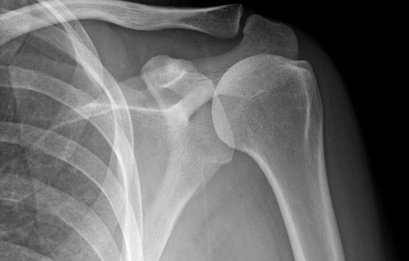
#> input picture TieuLuan_1/img/x-quang.jpg, 409 x 261 px, shrunk from 1116 x 711 before the run, found by its file name
$ jupyter execute --allow-errors tieuLuan_1.ipynb
#> lines starting #> are read from the running program, lines starting #| are printed output that depends on the picture
[cell 1]
import cv2
import matplotlib.pyplot as plt
import numpy as np

## 1.Các phép biến đổi cường độ sáng (Intensity Transformation)

## 1.1 Negative Image (Ảnh âm)

[cell 2]
# Đọc ảnh
img1_1 = cv2.imread("D:\\IUH\\NAM_BA\\HK1\\XU_LY_ANH\\TieuLuan\\img\\x-quang.jpg")
#> img1_1 is the input picture: shape (261, 409, 3); min 0, max 255, mean 105.3

img1_1_rgb = cv2.cvtColor(img1_1, cv2.COLOR_BGR2RGB)

# Tạo ảnh âm
negative_img1_1 = 255 - img1_1

# Hiển thị
plt.figure(figsize=(10,5))
plt.subplot(1,2,1), plt.imshow(img1_1_rgb), plt.title("Ảnh gốc")
plt.subplot(1,2,2), plt.imshow(negative_img1_1, cmap='gray'), plt.title("Ảnh âm (Negative)")
plt.show()

## 1.2 Log Transformation (Biến đổi log)

[cell 3]
# Đọc ảnh
img1_2 = cv2.imread("D:\\IUH\\NAM_BA\\HK1\\XU_LY_ANH\\TieuLuan\\img\\vung-toi.jpg")
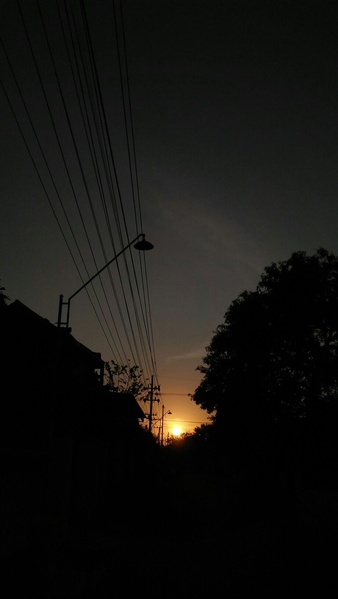
#> input picture TieuLuan_1/img/vung-toi.jpg, 338 x 599 px, shrunk from 920 x 1632 before the run, found by its file name
#> img1_2 is the input picture: shape (599, 338, 3); mean B, G, R 17.6, 20.4, 21.3
img1_2_rgb = cv2.cvtColor(img1_2, cv2.COLOR_BGR2RGB)

# Biến đổi log
c = 255 / np.log(1 + np.max(img1_2))
#> c = 45.99
log_img1_2 = c * (np.log(img1_2 + 1))
#> log_img1_2: shape (599, 338, 3) float16; 0.02% of the values are NaN or infinite; the others: min 0, max 255, mean 102.5
log_img1_2 = np.array(log_img1_2, dtype=np.uint8)

# Hiển thị
plt.figure(figsize=(10,5))
plt.subplot(1,2,1), plt.imshow(img1_2_rgb), plt.title("Ảnh gốc")
plt.subplot(1,2,2), plt.imshow(log_img1_2, cmap='gray'), plt.title("Log Transformation")
plt.show()
#> figure, not shown here; B, G, R data is drawn as R, G, B

## 1.3 Power-law (Gamma Correction)

[cell 4]
# Đọc ảnh
img1_3 = cv2.imread("D:\\IUH\\NAM_BA\\HK1\\XU_LY_ANH\\TieuLuan\\img\\anh-cun.jpg")
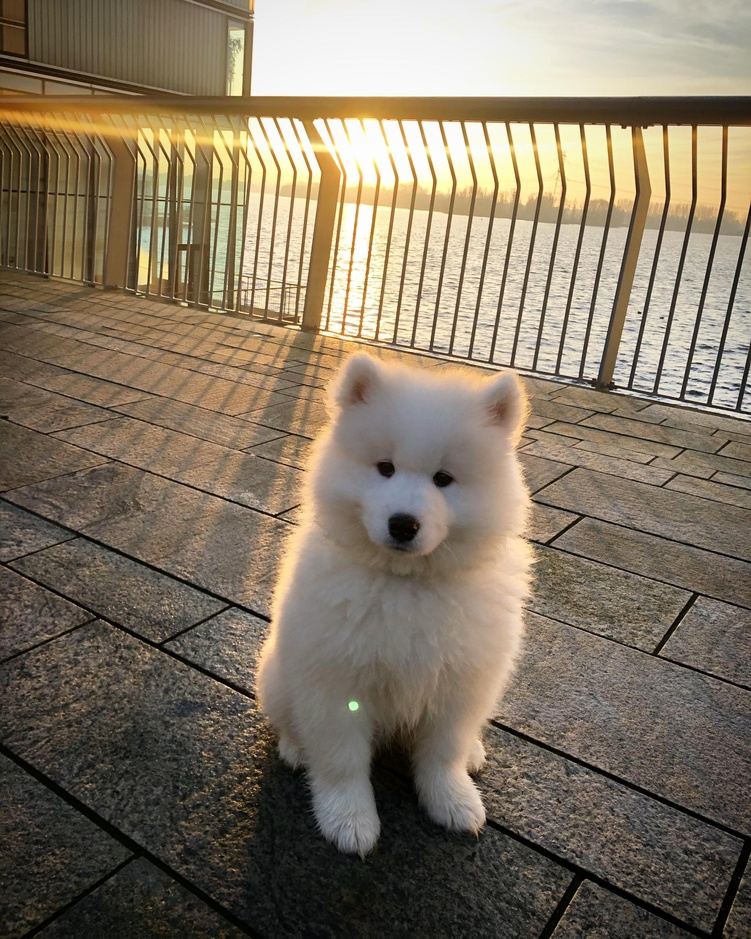
#> input picture TieuLuan_1/img/anh-cun.jpg, 751 x 939 px, shrunk from 2048 x 2560 before the run, found by its file name
#> img1_3 is the input picture: shape (939, 751, 3); mean B, G, R 100.5, 118.8, 130.9
img1_3_rgb = cv2.cvtColor(img1_3, cv2.COLOR_BGR2RGB)


# Gamma Correction
gamma = 0.5   # <1 làm ảnh sáng hơn, >1 làm ảnh tối hơn
gamma_corrected = np.array(255*(img1_3 / 255) ** gamma, dtype='uint8')

# Hiển thị ảnh và histogram trên cùng một figure
plt.figure(figsize=(12,8))

# Ảnh gốc
plt.subplot(2,2,1)
plt.imshow(img1_3_rgb)
plt.title("Ảnh gốc")
plt.axis('off')

# Histogram ảnh gốc
plt.subplot(2,2,2)
plt.hist(img1_3.ravel(), 256, [0, 256], color='blue')
plt.title("Histogram ảnh gốc")

# Ảnh sau Gamma Correction
plt.subplot(2,2,3)
plt.imshow(gamma_corrected, cmap='gray')
plt.title(f"Gamma Correction (γ={gamma})")
plt.axis('off')

# Histogram ảnh đã biến đổi
plt.subplot(2,2,4)
plt.hist(gamma_corrected.ravel(), 256, [0, 256], color='green')
plt.title("Histogram ảnh đã biến đổi")

plt.tight_layout()
plt.show()
#> figure, not shown here; B, G, R data is drawn as R, G, B; panel 2: tallest bar 15183 high, from x = 111 to 112; panel 4: tallest bar 30123 high, from x = 168 to 169

## 1.4 Piecewise-linear Transformation

[cell 5]
# Contrast Stretching
# Đọc ảnh
img1_4 = cv2.imread("D:\\IUH\\NAM_BA\\HK1\\XU_LY_ANH\\TieuLuan\\img\\cs.jpg")
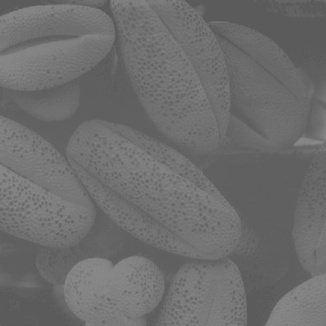
#> input picture TieuLuan_1/img/cs.jpg, 326 x 326 px, shrunk from 889 x 889 before the run, found by its file name
#> img1_4 is the input picture: shape (326, 326, 3); min 87, max 138, mean 109.1
# Chuyển ảnh sang RGB để hiển thị đúng màu
img1_4_rgb = cv2.cvtColor(img1_4, cv2.COLOR_BGR2RGB)

# Xác định min và max
r_min, r_max = np.min(img1_4), np.max(img1_4)
#> r_min = 87; r_max = 138

# Áp dụng Linear Stretching
stretched = ((img1_4 - r_min) / (r_max - r_min)) * 255
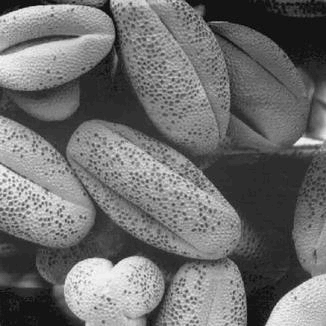
#> stretched: shape (326, 326, 3) float64; min 0, max 255, mean 110.4
stretched = stretched.astype(np.uint8)

# Hiển thị
plt.figure(figsize=(12,8))
plt.subplot(2,2,1)
plt.imshow(img1_4_rgb)
plt.title("Ảnh gốc")
plt.axis('off')
# biểu đồ histogram của ảnh gốc
plt.subplot(2,2,2)
plt.hist(img1_4.ravel(), 256, [0, 256])
plt.title("Histogram ảnh gốc")

plt.subplot(2,2,3)
plt.imshow(stretched, cmap='gray')
plt.title("Piecewise-linear (Contrast Stretching)")
plt.axis('off')
# biểu đồ histogram của ảnh đã biến đổi
plt.subplot(2,2,4)
plt.hist(stretched.ravel(), 256, [0, 256])
plt.title("Histogram ảnh đã biến đổi")
plt.show()
#> figure, not shown here; panel 2: tallest bar 23460 high, from x = 96 to 97; panel 4: tallest bar 23460 high, from x = 45 to 46

## 2.Cân bằng lược đồ mức xám (Histogram Equalization)

## 2.1 Cân bằng histogram toàn cục

[cell 6]
# Đọc ảnh màu
img2_1 = cv2.imread("D:\\IUH\\NAM_BA\\HK1\\XU_LY_ANH\\TieuLuan\\img\\anh-phoi.jpg")
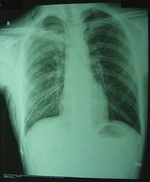
#> input picture TieuLuan_1/img/anh-phoi.jpg, 150 x 182 px, shrunk from 408 x 495 before the run, found by its file name
#> img2_1 is the input picture: shape (182, 150, 3); mean B, G, R 105, 124.9, 82
img2_1_rgb = cv2.cvtColor(img2_1, cv2.COLOR_BGR2RGB)

# Chuyển sang ảnh xám để cân bằng histogram
img_gray = cv2.cvtColor(img2_1, cv2.COLOR_BGR2GRAY)
equalized_img = cv2.equalizeHist(img_gray)
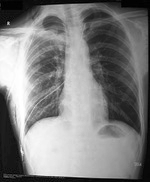
#> equalized_img: shape (182, 150); min 0, max 255, mean 128.3

# Hiển thị kết quả
plt.figure(figsize=(12,8))

plt.subplot(2,2,1)
plt.title("Ảnh gốc (màu)")
plt.imshow(img2_1_rgb)
plt.axis("off")

plt.subplot(2,2,2)
plt.hist(img2_1_rgb.ravel(), 256, [0, 256])
plt.title("Histogram ảnh gốc")

plt.subplot(2,2,3)
plt.title("Histogram Equalization (gray)")
plt.imshow(equalized_img, cmap="gray")
plt.axis("off")

plt.subplot(2,2,4)
plt.hist(equalized_img.ravel(), 256, [0, 256])
plt.title("Histogram Equalization (gray)")

plt.show()
#> figure, not shown here; panel 2: tallest bar 1125 high, from x = 22 to 23; panel 4: tallest bar 387 high, from x = 22 to 23

## 2.2 Adaptive Histogram Equalization (CLAHE)

[cell 7]
# Đọc ảnh màu
img2_2 = cv2.imread("D:\\IUH\\NAM_BA\\HK1\\XU_LY_ANH\\TieuLuan\\img\\anh-veTinh.jpg")
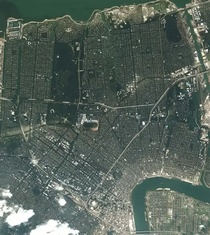
#> input picture TieuLuan_1/img/anh-veTinh.jpg, 210 x 235 px, shrunk from 572 x 640 before the run, found by its file name
#> img2_2 is the input picture: shape (235, 210, 3); mean B, G, R 91.5, 99.8, 87
img2_2_rgb = cv2.cvtColor(img2_2, cv2.COLOR_BGR2RGB)

# Chuyển sang ảnh xám để cân bằng histogram
img_gray = cv2.cvtColor(img2_2, cv2.COLOR_BGR2GRAY)
#> img_gray: shape (235, 210)
# CLAHE
clahe = cv2.createCLAHE(clipLimit=2.0, tileGridSize=(8,8))
clahe_img = clahe.apply(img_gray)
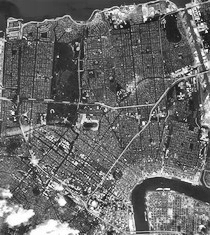
#> clahe_img: shape (235, 210); min 14, max 255, mean 105.4

# Hiển thị kết quả
plt.figure(figsize=(12,8))

plt.subplot(2,2,1)
plt.title("Ảnh gốc (màu)")
plt.imshow(img2_2_rgb)
plt.axis("off")

plt.subplot(2,2,2)
plt.hist(img2_2_rgb.ravel(), 256, [0, 256])
plt.title("Histogram ảnh gốc")

plt.subplot(2,2,3)
plt.title("Histogram Equalization (gray)")
plt.imshow(clahe_img, cmap="gray")
plt.axis("off")

plt.subplot(2,2,4)
plt.hist(clahe_img.ravel(), 256, [0, 256])
plt.title("Histogram Equalization (gray)")

plt.show()
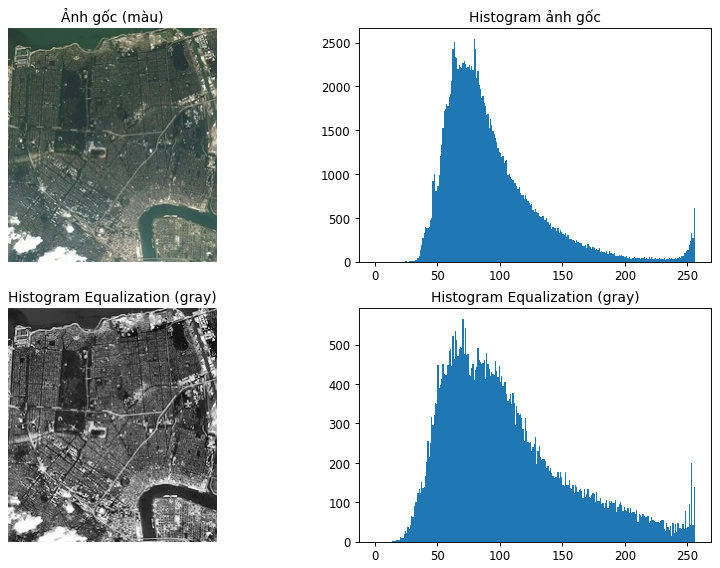
#> figure drawn by matplotlib, 4 panels; panel 2: tallest bar 2536 high, from x = 79 to 80; panel 4: tallest bar 564 high, from x = 70 to 71
#> (the rest of this cell did not finish here and is left out)

## 2.3 Viết hàm cân bằng histogram thủ công (không dùng hàm có sẵn)

[cell 8]
# Đọc ảnh màu
img2_3 = cv2.imread("D:\\IUH\\NAM_BA\\HK1\\XU_LY_ANH\\TieuLuan\\img\\anh-XQ-dau.webp")
#> (the rest of this cell did not finish here and is left out)

# so sánh

#> (a cell that did not finish here is left out)

## 3.Ứng dụng biến đổi ảnh cơ bản trong thực tế: tăng cường chất lượng ảnh

## 3.1 Tiền xử lý ảnh cho nhận dạng biển số xe

[cell 10]
import cv2
import numpy as np
import matplotlib.pyplot as plt

# Đọc ảnh biển số
img3_1 = cv2.imread("D:\\IUH\\NAM_BA\\HK1\\XU_LY_ANH\\TieuLuan\\img\\xe.jpg")

#> (the rest of this cell did not finish here and is left out)

## 3.2 Cải thiện ảnh vệ tinh trong GIS

[cell 11]
# Đọc ảnh vệ tinh
img3_2 = cv2.imread("D:\\IUH\\NAM_BA\\HK1\\XU_LY_ANH\\TieuLuan\\img\\anh-veTinh.jpg")

img3_2_rgb = cv2.cvtColor(img3_2, cv2.COLOR_BGR2RGB)

gray = cv2.cvtColor(img3_2, cv2.COLOR_BGR2GRAY)

# Histogram Equalization
equalized = cv2.equalizeHist(gray)
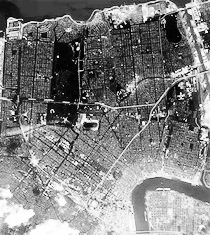
#> equalized: shape (235, 210); min 0, max 255, mean 128.9

plt.subplot(1,2,1); plt.imshow(img3_2_rgb); plt.title("Ảnh gốc")
plt.subplot(1,2,2); plt.imshow(equalized, cmap='gray'); plt.title("Histogram Equalization")
plt.show()
